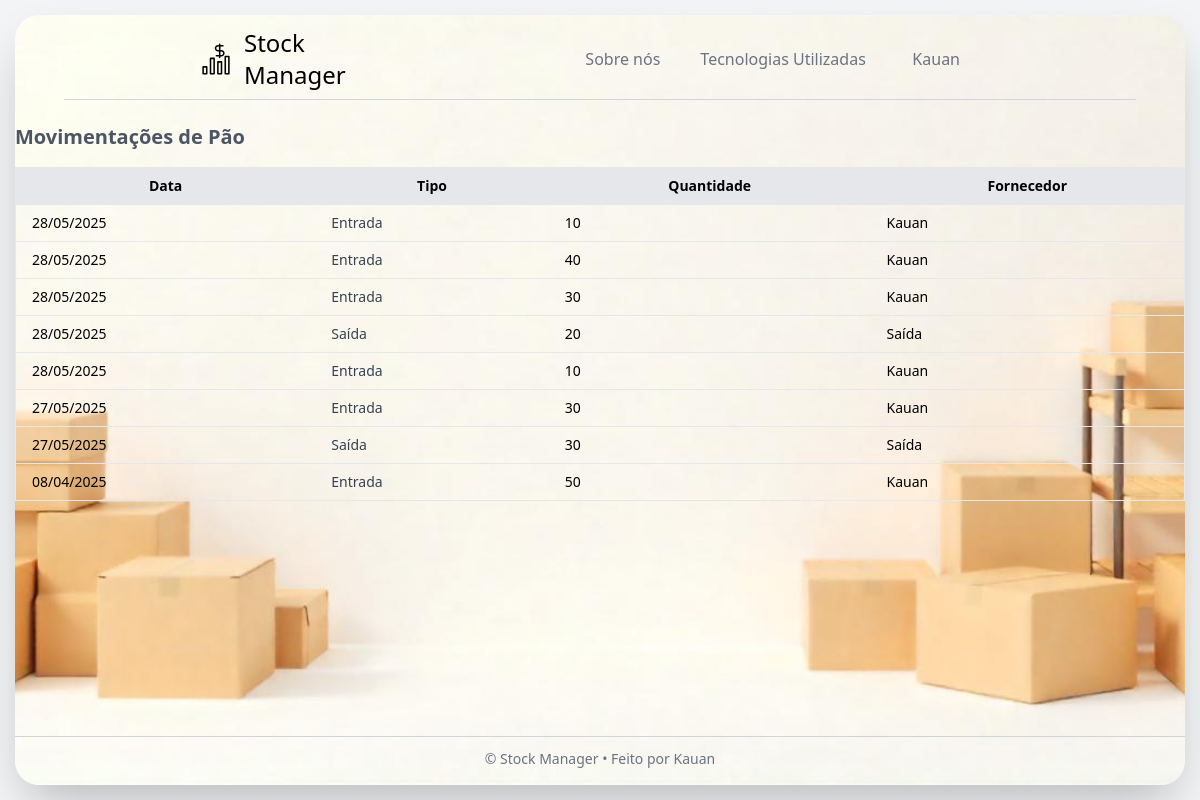
/movimentacao/produto/1/movimentacoes/ (signed in), run on the app's committed database.
### estoque/models.py (models this page shows, shortened)
class Produto(models.Model):
    nome = models.CharField(max_length=100)
    quantidade = models.IntegerField(default=0)
    preco = models.FloatField(default=0)
    descricao = models.TextField(blank=True, null=True)
    data_cadastro = models.DateTimeField(auto_now_add=True)
    categoria = models.ForeignKey(Categoria, on_delete=models.CASCADE, null=True, blank=True)
    estoque = models.ForeignKey('Estoque', on_delete=models.CASCADE, related_name='produtos' )
    fornecedor = models.ForeignKey("fornecedores.Fornecedor", on_delete=models.SET_NULL, null=True)

### movimentacao/models.py (models this page shows, shortened)
class Movimentacao(models.Model):
    TIPO_MOVIMENTACAO = [
        ('entrada', 'Entrada'),
        ('saida', 'Saida'),
    ]
    produto = models.ForeignKey(Produto, on_delete=models.CASCADE, related_name="movimentacoes")
    tipo = models.CharField(max_length=10, choices=TIPO_MOVIMENTACAO)
    quantidade = models.PositiveIntegerField()
    data = models.DateTimeField(auto_now_add=True)
    fornecedor = models.ForeignKey(Fornecedor, on_delete=models.SET_NULL, null=True, blank=True)
    estoque = models.ForeignKey(Estoque, on_delete=models.CASCADE, related_name='movimentacoes_estoque')

### fornecedores/models.py (models this page shows, shortened)
class Fornecedor(models.Model):
    nome = models.CharField(max_length=100)
    cnpj = models.CharField(max_length=18, blank=True, null=True)
    telefone = models.CharField(max_length=20, blank=True, null=True)
    email = models.EmailField(blank=True, null=True)
    endereco = models.TextField(blank=True, null=True)
    estoque = models.ForeignKey(Estoque, on_delete=models.CASCADE, related_name='fornecedores', blank=True, null=True)

### movimentacao/views.py (the view)
# urls.py: path('produto/<int:produto_id>/movimentacoes/', views.movimentacoes_produto, name='movimentacoes_produto'),
@login_required
def movimentacoes_produto(request, produto_id):
    produto = get_object_or_404(Produto, id=produto_id)
    movimentacoes = Movimentacao.objects.filter(produto=produto).order_by('-data')
    return render(request, 'movimentacao/movimentacoes_produto.html', {'produto': produto, 'movimentacoes': movimentacoes})

### movimentacao/templates/movimentacao/movimentacoes_produto.html
{% extends 'base.html' %}
{%block content %}
<h1 class="text-xl font-bold mb-4 text-gray-600">Movimentações de {{ produto.nome }}</h1>
<table class="min-w-full text-sm border">
  <thead class="bg-gray-200">
    <tr>
      <th class="px-4 py-2">Data</th>
      <th class="px-4 py-2">Tipo</th>
      <th class="px-4 py-2">Quantidade</th>
      <th class="px-4 py-2">Fornecedor</th>
    </tr>
  </thead>
  <tbody>
    {% for mov in movimentacoes %}
      <tr class="border-t">
        <td class="px-4 py-2">{{ mov.data|date:"d/m/Y" }}</td>
        <td class="px-4 py-2 text-gray-700">
            {% if mov.tipo == 'saida' %}
                Saída
            {% else %}
                Entrada
            {%endif%}
        </td>
        <td class="px-4 py-2">{{ mov.quantidade }}</td>
        <td class="px-4 py-2">
        {% if mov.fornecedor %}
            {{ mov.fornecedor.nome }}
        {%else %}
            Saída
        {% endif %}
        </td>
      </tr>
    {% empty %}
      <tr>
        <td colspan="4" class="px-4 py-2 text-center text-gray-500">Nenhuma movimentação encontrada</td>
      </tr>
    {% endfor %}
  </tbody>
</table>
{%endblock%}

### templates/base.html (shortened to what this page needs)
{%load static%}
<!DOCTYPE html>
<html lang="pt-br">
<head>
    <link href="{% static 'css/output.css' %}" rel="stylesheet">
</head>
<body class="bg-gray-100 min-h-screen flex items-center justify-center">
    <div class="w-screen h-screen flex items-center justify-center">
        <div class="w-[calc(100%-30px)] h-[calc(100%-30px)] shadow-2xl rounded-3xl overflow-hidden flex flex-col bg-cover bg-center" style="background-image: url('/static/images/stock_image_home1.png');">
            <nav class="w-full py-3">
                <div class="container mx-auto ">
                    <div class="w-full flex  flex-col lg:flex-row">
                        <div class=" flex justify-between lg:flex-row w-80 mx-28">
                            <a href="home:home" class="flex items-center justify-between lg:text-2xl text-2x1 font-sans"> <img src='/static/images/stock_manager_icon.svg' class="mr-3"> Stock Manager </a>
                        </div>
                        <div class="hidden w-full lg:flex lg:pl-11 " id="navbar-nav-example">
                            <ul class="flex items-center flex-col mt-4 lg:mt-0 lg:ml-auto lg:flex-row gap-4 mr-32">
                                <li>
                                    <p class="text-lg group justify-center relative w-[calc(100%-20px)] whitespace-nowrap">
                                        <a href="{% url 'usuarios:login' %}" class=" flex justify-between text-gray-500 text-sm lg:text-base font-medium hover:text-orange-300 transition-all duration-500 mb-2 lg:mr-6 md:mb-0 md:mr-3">Sobre nós</a>
                                    </p>
                                </li>
                                <li>
                                    <p class="text-lg group relative mr-6 w-40 whitespace-nowrap">
                                        <a href="{% url 'usuarios:login' %}" class="flex items-center justify-between text-gray-500 text-sm lg:text-base font-medium hover:text-orange-300 transition-all duration-500 mb-2 lg:mr-6 md:mb-0 md:mr-3">Tecnologias Utilizadas</a>
                                    </p>
                                </li>
                                <li>
                                    <p class="text-lg group relative w-11">
                                        {%if user.is_authenticated %}
                                                <div class="relative ml-3">
                                                <button id="user-menu-button" type="button" class="flex items-center justify-between text-gray-500 text-sm lg:text-base font-medium hover:text-orange-300 transition-all duration-500 mb-2 lg:mr-6 md:mb-0 md:mr-3">
                                                    {{ user.username }}
                                                </button>
                                            </div>
                                        {%endif%}
                                    </p>
                                </li>
                            </ul>
                        </div>
                    </div>
                </div>
                <div class="flex justify-center pt-2 text-center h-5">
                <hr class="border-gray-300 w-11/12">
                </div>
            </nav>
            <main class="flex-grow">
                {% block content %}
                {% endblock %}
            </main>
            <footer class="text-gray-500 py-4 bg-opacity-80">
                <div class="max-w-7xl mx-auto text-center">
                    <hr class="border-gray-300">
                    <p class="text-sm mt-3">&copy; {{ now|date:"Y" }} Stock Manager • Feito por Kauan</p>
                </div>
            </footer>
        </div>
    </div>
  </body>
</html>

### data on the page
Produto: nome "Pão"
Movimentacao: data "28/05/2025", tipo "Entrada", quantidade "10", fornecedor.nome "Kauan"
Movimentacao: data "28/05/2025", tipo "Entrada", quantidade "40", fornecedor.nome "Kauan"
Movimentacao: data "28/05/2025", tipo "Entrada", quantidade "30", fornecedor.nome "Kauan"
Movimentacao: data "28/05/2025", tipo "Saída", quantidade "20"
Movimentacao: data "28/05/2025", tipo "Entrada", quantidade "10", fornecedor.nome "Kauan"
Movimentacao: data "27/05/2025", tipo "Entrada", quantidade "30", fornecedor.nome "Kauan"
Movimentacao: data "27/05/2025", tipo "Saída", quantidade "30"
Movimentacao: data "08/04/2025", tipo "Entrada", quantidade "50", fornecedor.nome "Kauan"

### other printed values
{{ user.username }} "Kauan"
